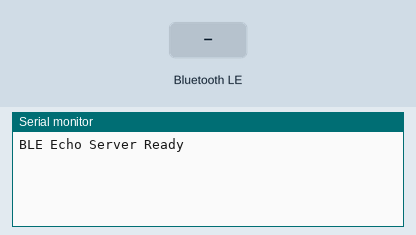
This program was run on a simulated ESP32. Shown: the last lines printed to the serial monitor. The inputs (shaded band) are chosen by the test bench. Nothing arrives over Bluetooth unless stated; a phone connects over Bluetooth LE 3 s after start.

Above: at 1.2 s.
1.3 s: Bluetooth LE write "1" received
At 2.5 s:
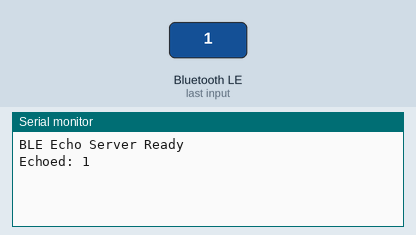
2.8 s: Bluetooth LE write "0" received
At 3.6 s:
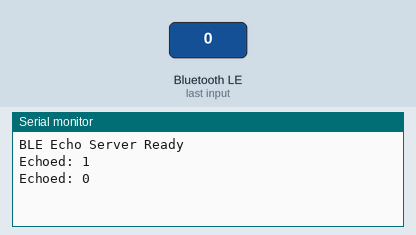
4.3 s: Bluetooth LE write "2" received
At 4.8 s:
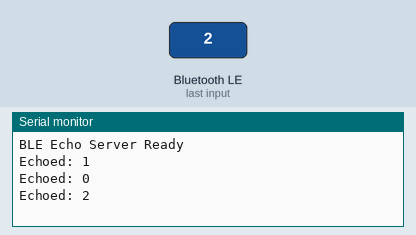

The program:

main.cpp
```cpp
#include <Arduino.h>

#include <BLEDevice.h>
#include <BLEServer.h>
#include <BLEUtils.h>
#include <BLE2902.h>

// Echo Callback Class
class EchoCallback : public BLECharacteristicCallbacks
{
  void onWrite(BLECharacteristic *pCharacteristic) override
  {
    std::string value = pCharacteristic->getValue();
    // Echo: Set value to whatever was written
    pCharacteristic->setValue(value);
    Serial.print("Echoed: ");
    Serial.println(value.c_str());
  }
};

void setup()
{
  Serial.begin(115200);

  BLEDevice::init("NexoPoint");
  BLEServer *pServer = BLEDevice::createServer();

  BLEService *pService = pServer->createService("00001234-0000-1000-8000-00805f9b34fb");

  BLECharacteristic *pCharacteristic = pService->createCharacteristic(
      "abcd",
      BLECharacteristic::PROPERTY_READ | BLECharacteristic::PROPERTY_WRITE);

  pCharacteristic->setValue("Hello");
  pCharacteristic->setCallbacks(new EchoCallback());

  pService->start();

  BLEAdvertising *pAdvertising = BLEDevice::getAdvertising();
  pAdvertising->addServiceUUID("00001234-0000-1000-8000-00805f9b34fb");
  pAdvertising->start();

  Serial.println("BLE Echo Server Ready");
}

void loop()
{
}
```

Measured:
- after the input at 1.3 s, the serial monitor: prints a new line after 0.05 s (image 1)
- after the input at 2.8 s, the serial monitor: prints a new line after 0.05 s (image 2)
- after the input at 4.3 s, the serial monitor: prints a new line after 0.05 s (image 3)
